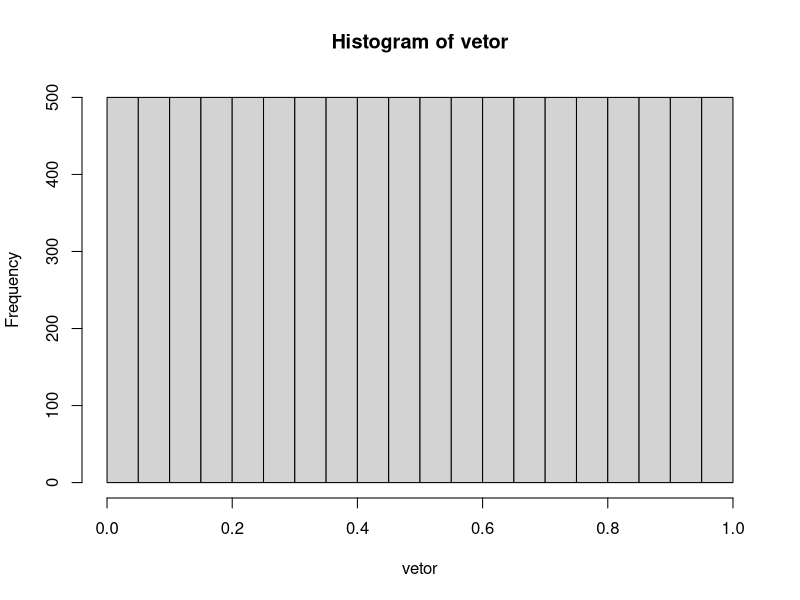
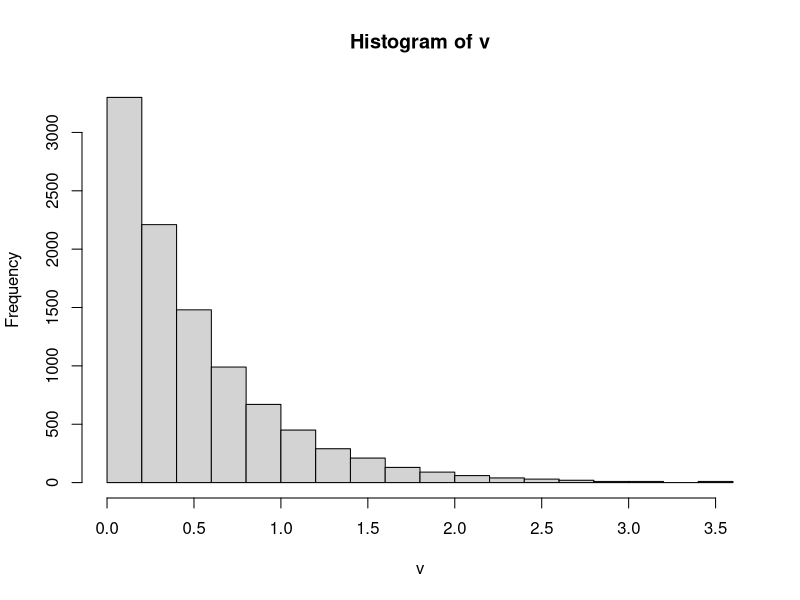
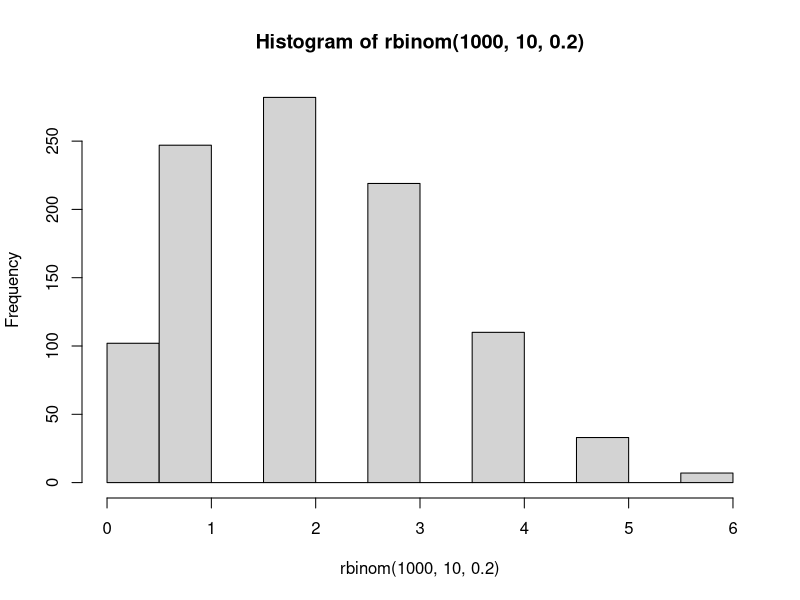

The R source for these figures, in order:
# QUESTÂO 1
M = 5000
a = 1
c = 5
X_i = 1
vetor = c(X_i)

for(d in 2:10000) {

  X_i = (a * X_i + c)  %% M
  vetor = c(vetor, X_i)
}
vetor = vetor/M
hist(vetor)

# QUESTÂO 2

v = -(log(1 - vetor)) / 2
hist(v)

# QUESTÂO 3
bin_dist = rbinom(1000, 10,  0.2)
hist(rbinom(1000, 10,  0.2))

# QUESTÃO 4
rnorm(1000)^2 + rnorm(1000)^2 + rnorm(1000)^2
